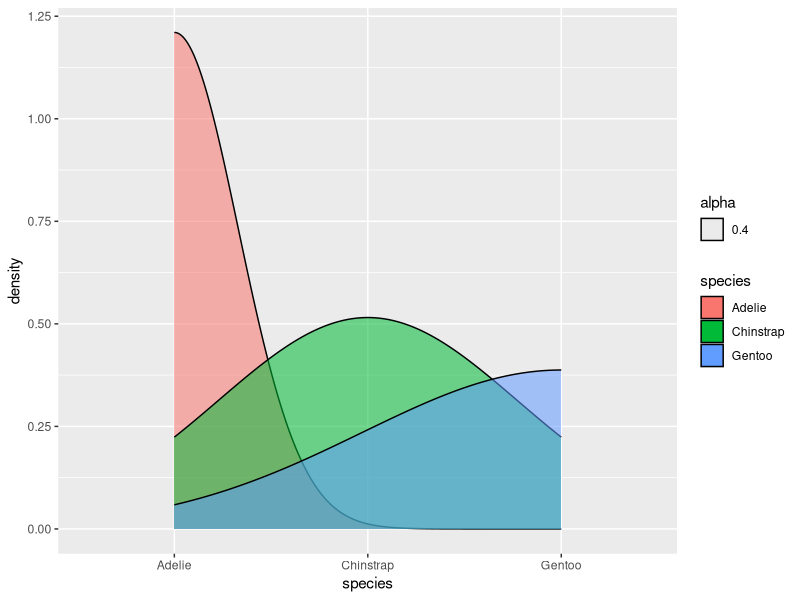

Generate this figure with R:
install.packages("tidyverse")
install.packages("palmerpenguins")

library(ggplot2)
library(dplyr)
library(palmerpenguins)

data("penguins")
View(penguins)

# let us asses the structure of the dataset
str(penguins)

#glimpse the dataset
glimpse(penguins)

#count the penguin's species in the dataset
count(penguins, species)



ggplot(penguins) +
  geom_density(aes(x = species, fill = species, alpha = 0.4))
